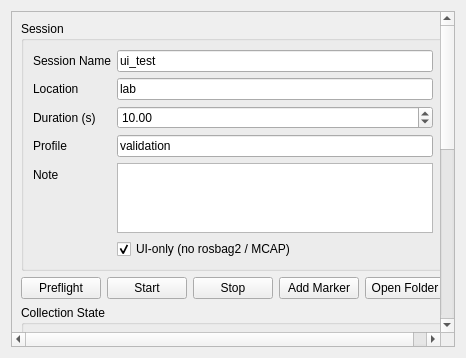
<?xml version="1.0" encoding="UTF-8"?>
<ui version="4.0"><class>CollectionPanel</class><widget class="QWidget" name="CollectionPanel"><property name="windowTitle"><string>Collection Panel</string></property><layout class="QVBoxLayout"><item><widget class="QScrollArea" name="scrollArea"><property name="widgetResizable"><bool>true</bool></property><widget class="QWidget" name="scrollContents"><layout class="QVBoxLayout">
<item><widget class="QGroupBox" name="sessionGroup"><property name="title"><string>Session</string></property><layout class="QFormLayout"><item row="0" column="0"><widget class="QLabel"><property name="text"><string>Session Name</string></property></widget></item><item row="0" column="1"><widget class="QLineEdit" name="sessionEdit"><property name="text"><string>ui_test</string></property></widget></item><item row="1" column="0"><widget class="QLabel"><property name="text"><string>Location</string></property></widget></item><item row="1" column="1"><widget class="QLineEdit" name="locationEdit"><property name="text"><string>lab</string></property></widget></item><item row="2" column="0"><widget class="QLabel"><property name="text"><string>Duration (s)</string></property></widget></item><item row="2" column="1"><widget class="QDoubleSpinBox" name="durationSpin"><property name="minimum"><double>0.100000</double></property><property name="maximum"><double>86400.000000</double></property><property name="value"><double>10.000000</double></property></widget></item><item row="3" column="0"><widget class="QLabel"><property name="text"><string>Profile</string></property></widget></item><item row="3" column="1"><widget class="QLineEdit" name="profileEdit"><property name="text"><string>validation</string></property></widget></item><item row="4" column="0"><widget class="QLabel"><property name="text"><string>Note</string></property></widget></item><item row="4" column="1"><widget class="QPlainTextEdit" name="noteEdit"><property name="maximumHeight"><number>60</number></property></widget></item><item row="5" column="1"><widget class="QCheckBox" name="uiOnlyCheck"><property name="text"><string>UI-only (no rosbag2 / MCAP)</string></property><property name="checked"><bool>true</bool></property></widget></item></layout></widget></item>
<item><layout class="QHBoxLayout"><item><widget class="QPushButton" name="preflightButton"><property name="text"><string>Preflight</string></property></widget></item><item><widget class="QPushButton" name="startButton"><property name="text"><string>Start</string></property></widget></item><item><widget class="QPushButton" name="stopButton"><property name="text"><string>Stop</string></property></widget></item><item><widget class="QPushButton" name="markerButton"><property name="text"><string>Add Marker</string></property></widget></item><item><widget class="QPushButton" name="openButton"><property name="text"><string>Open Folder</string></property></widget></item></layout></item>
<item><widget class="QGroupBox"><property name="title"><string>Collection State</string></property><layout class="QGridLayout"><item row="0" column="0"><widget class="QLabel"><property name="text"><string>State</string></property></widget></item><item row="0" column="1"><widget class="QLabel" name="stateValue"><property name="text"><string>IDLE</string></property></widget></item><item row="1" column="0"><widget class="QLabel"><property name="text"><string>Elapsed</string></property></widget></item><item row="1" column="1"><widget class="QLabel" name="elapsedValue"><property name="text"><string>0.0 s</string></property></widget></item><item row="2" column="0"><widget class="QLabel"><property name="text"><string>Remaining</string></property></widget></item><item row="2" column="1"><widget class="QLabel" name="remainingValue"><property name="text"><string>0.0 s</string></property></widget></item><item row="3" column="0"><widget class="QLabel"><property name="text"><string>Bag Size</string></property></widget></item><item row="3" column="1"><widget class="QLabel" name="bagValue"><property name="text"><string>0.0 MB</string></property></widget></item><item row="4" column="0"><widget class="QLabel"><property name="text"><string>Disk Free</string></property></widget></item><item row="4" column="1"><widget class="QLabel" name="diskValue"><property name="text"><string>-</string></property></widget></item><item row="5" column="0"><widget class="QLabel"><property name="text"><string>Session Path</string></property></widget></item><item row="5" column="1"><widget class="QLabel" name="pathValue"><property name="text"><string>-</string></property><property name="textInteractionFlags"><set>Qt::TextSelectableByMouse</set></property></widget></item></layout></widget></item>
<item><widget class="QGroupBox"><property name="title"><string>Sensor Health</string></property><layout class="QFormLayout"><item row="0" column="0"><widget class="QLabel"><property name="text"><string>LiDAR Packets</string></property></widget></item><item row="0" column="1"><widget class="QLabel" name="packetsStatus"><property name="text"><string>WAITING — Waiting for topic</string></property></widget></item><item row="1" column="0"><widget class="QLabel"><property name="text"><string>LiDAR Points</string></property></widget></item><item row="1" column="1"><widget class="QLabel" name="pointsStatus"><property name="text"><string>WAITING — Waiting for topic</string></property></widget></item><item row="2" column="0"><widget class="QLabel"><property name="text"><string>IMU</string></property></widget></item><item row="2" column="1"><widget class="QLabel" name="imuStatus"><property name="text"><string>WAITING — Waiting for topic</string></property></widget></item><item row="3" column="0"><widget class="QLabel"><property name="text"><string>Camera 1280×720</string></property></widget></item><item row="3" column="1"><widget class="QLabel" name="cameraStatus"><property name="text"><string>WAITING — Waiting for topic</string></property></widget></item><item row="4" column="0"><widget class="QLabel"><property name="text"><string>CameraInfo</string></property></widget></item><item row="4" column="1"><widget class="QLabel" name="cameraInfoStatus"><property name="text"><string>WAITING — Waiting for topic</string></property></widget></item><item row="5" column="0"><widget class="QLabel"><property name="text"><string>GLIM TF</string></property></widget></item><item row="5" column="1"><widget class="QLabel" name="glimStatus"><property name="text"><string>WAITING — Waiting for topic</string></property></widget></item><item row="6" column="0"><widget class="QLabel"><property name="text"><string>Disk</string></property></widget></item><item row="6" column="1"><widget class="QLabel" name="diskStatus"><property name="text"><string>OK</string></property></widget></item></layout></widget></item>
<item><widget class="QGroupBox"><property name="title"><string>Warnings / Events</string></property><layout class="QVBoxLayout"><item><widget class="QPlainTextEdit" name="eventsEdit"><property name="readOnly"><bool>true</bool></property><property name="minimumHeight"><number>100</number></property></widget></item></layout></widget></item><item><spacer><property name="orientation"><enum>Qt::Vertical</enum></property><property name="sizeHint"><size><width>20</width><height>20</height></size></property></spacer></item>
</layout></widget></widget></item></layout></widget><resources/><connections/></ui>
